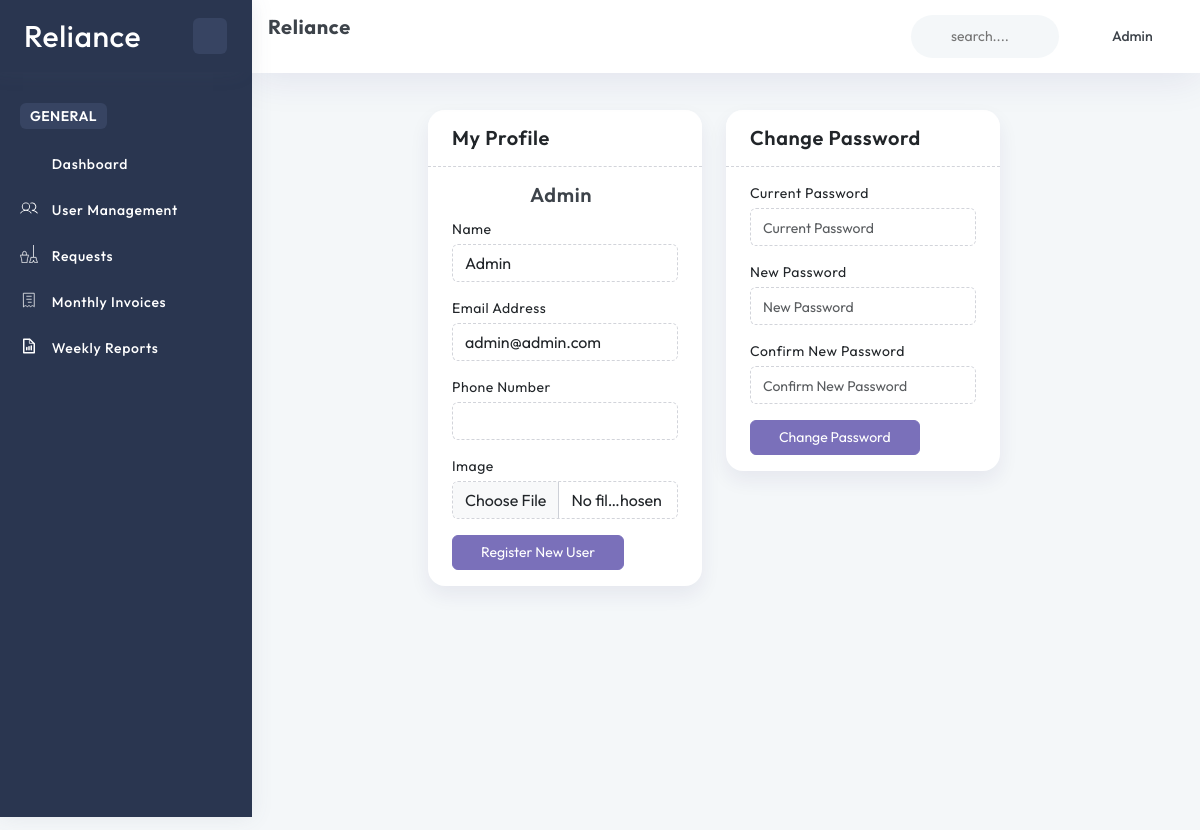
Screenshot of /profile/ (signed in) with the database file from the repository.
### account/models.py (models this page shows, shortened)
class User(AbstractBaseUser, PermissionsMixin):
    ROLE_CHOICES = (
        ('Manager', 'Manager'),
        ('Client', 'Client'),
        ('Supervisor', 'Supervisor'),
        ('Cleaner', 'Cleaner'),
    )
    GENDER_CHOICES = (
        ('Male', 'Male'),
        ('Female', 'Female'),
    )
    name = models.CharField(max_length=255)
    role = models.CharField(max_length=30, choices=ROLE_CHOICES, null=True, blank=True)
    email = models.EmailField(unique=True, null=True, blank=True)
    phone_number = models.CharField(max_length=15, unique=True, null=True, blank=True)
    nid = models.CharField(max_length=15, unique=True, null=True, blank=True)
    dob = models.DateField(null=True, blank=True)
    profession = models.CharField(max_length=15, null=True, blank=True)
    image = ProcessedImageField(
        upload_to=user_image_path,
        processors=[ResizeToFill(720, 720)],
        format='JPEG',
        options={'quality': 90},
        null=True,
        blank=True,
    )
    gender = models.CharField(max_length=6, choices=GENDER_CHOICES, null=True, blank=True)
    slug = models.SlugField(unique=True, max_length=255, null=True, blank=True)
    address = models.TextField(null=True, blank=True)
    added_by = models.ForeignKey('self', on_delete=models.CASCADE, null=True, blank=True, related_name='added_users')
    is_active = models.BooleanField(default=True)
    is_staff = models.BooleanField(default=False)
    created_at = models.DateTimeField(default=timezone.now)
    updated_at = models.DateTimeField(auto_now=True)
    objects = CustomUserManager()
    USERNAME_FIELD = 'email'
    REQUIRED_FIELDS = ['name', 'role']

### account/views.py (the view)
# urls.py: path('profile/', userProfile, name='userProfile'),
@login_required
def userProfile(request):
    user = request.user
    if request.method == 'POST':
        if 'profile_form' in request.POST:
            profile_form = UserProfileForm(request.POST, request.FILES, instance=user)
            if profile_form.is_valid():
                profile_form.save()
                messages.success(request, 'Profil mis à jour avec succès.')
                return redirect('auth:userProfile')
            else:
                password_form = PasswordChangeForm(user=user)
        elif 'password_form' in request.POST:
            password_form = PasswordChangeForm(user=user, data=request.POST)
            if password_form.is_valid():
                password_form.save()
                update_session_auth_hash(request, password_form.user)
                messages.success(request, 'Mot de passe modifié avec succès. Veuillez vous reconnecter.')
                logout(request)
                return redirect('auth:login')
            else:
                profile_form = UserProfileForm(instance=user)
    else:
        profile_form = UserProfileForm(instance=user)
        password_form = PasswordChangeForm(user=user)
    context = {
        'profile_form': profile_form,
        'password_form': password_form
    }
    return render(request, 'auth/profile.html', context)

### account/forms.py
class UserProfileForm(forms.ModelForm):
    class Meta:
        model = User
        fields = ['name', 'email', 'phone_number', 'image']
        widgets = {
            'name': forms.TextInput(attrs={'class': 'form-control'}),
            'email': forms.EmailInput(attrs={'class': 'form-control'}),
            'phone_number': forms.TextInput(attrs={'class': 'form-control'}),
            'image': forms.FileInput(attrs={'class': 'form-control'})
        }

class PasswordChangeForm(PasswordChangeForm):
    old_password = forms.CharField(widget=forms.PasswordInput(attrs={'class': 'form-control', 'placeholder': 'Current Password'}))
    new_password1 = forms.CharField(widget=forms.PasswordInput(attrs={'class': 'form-control', 'placeholder': 'New Password'}))
    new_password2 = forms.CharField(widget=forms.PasswordInput(attrs={'class': 'form-control', 'placeholder': 'Confirm New Password'}))
    class Meta:
        model = User

### templates/auth/profile.html (shortened to what this page needs)
{% extends 'layouts/app.html' %}
{% load static %}
{% block content %}
    <div class="container-fluid">
        <div class="row">
                <div class="row">
                    <div class="col-xl-2"></div>
                    <div class="col-xl-4">
                        <div class="card">
                            <div class="card-header">
                                <h4 class="card-title mb-0">My Profile</h4>
                            </div>
                            <div class="card-body">
                                <form method="POST" enctype="multipart/form-data">
                                    <div class="row mb-2">
                                        <div class="profile-title">
                                            <div class="d-flex">
                                                <div class="flex-grow-1 px-2">
                                                    <h4 class="mb-1">{{ request.user.name }}</h4>
                                                </div>
                                            </div>
                                        </div>
                                    </div>
                                    <div class="mb-3">
                                        <label class="form-label">Name</label>
                                        {{ profile_form.name }}
                                    </div>
                                    <div class="mb-3">
                                        <label class="form-label">Email Address</label>
                                        {{ profile_form.email }}
                                    </div>
                                    <div class="mb-3">
                                        <label class="form-label">Phone Number</label>
                                        {{ profile_form.phone_number }}
                                    </div>
                                    <div class="mb-3">
                                        <label class="form-label">Image</label>
                                        {{ profile_form.image }}
                                    </div>
                                    <div class="form-footer">
                                        <button type="submit" name="profile_form" class="btn btn-primary btn-block">Register New User</button>
                                    </div>
                                </form>
                            </div>
                        </div>
                    </div>
                    <div class="col-xl-4">
                        <div class="card">
                            <div class="card-header">
                                <h4 class="card-title mb-0">Change Password</h4>
                            </div>
                            <div class="card-body">
                                <form method="POST">
                                    <div class="mb-3">
                                        <label class="form-label">Current Password</label>
                                        {{ password_form.old_password }}
                                    </div>
                                    <div class="mb-3">
                                        <label class="form-label">New Password</label>
                                        {{ password_form.new_password1 }}
                                    </div>
                                    <div class="mb-3">
                                        <label class="form-label">Confirm New Password</label>
                                        {{ password_form.new_password2 }}
                                    </div>
                                    <div class="form-footer">
                                        <button type="submit" name="password_form" class="btn btn-primary btn-block">Change Password</button>
                                    </div>
                                </form>
                            </div>
                        </div>
                    </div>
                </div>
            </div>
        </div>
    </div>
{% endblock %}

### templates/inc/header.html (shortened to what this page needs)
{% load static %}
<div class="page-header row">
    <div class="col-4 col-xl-4 page-title">
        <h4 class="f-w-700">Reliance</h4>
    </div>
    <div class="header-wrapper col m-0">
        <div class="row">
            <div class="nav-right col-xxl-8 col-xl-6 col-md-7 col-8 pull-right right-header p-0 ms-auto">
                <ul class="nav-menus">
                    <li>
                        <div class="form-group w-100">
                            <div class="Typeahead Typeahead--twitterUsers">
                                <div class="u-posRelative d-flex align-items-center">
                                    <svg class="search-bg svg-color">
                                        <use href="{% static 'svg/icon-sprite.svg#search' %}"></use>
                                    </svg>
                                    <input class="demo-input py-0 Typeahead-input form-control-plaintext w-100" type="text" placeholder="search...." name="q" title="">
                                </div>
                            </div>
                        </div>
                    </li>
                    <li class="profile-nav onhover-dropdown px-0 py-0">
                        <div class="d-flex profile-media align-items-center">
                            <div class="flex-grow-1">
                                <span>
                                    {{ request.user.name }}
                                </span>
                            </div>
                        </div>
                    </li>
                </ul>
            </div>
        </div>
    </div>
</div>

### rows the page displays
User: user.name "Admin", name "Admin", email "admin@admin.com"
